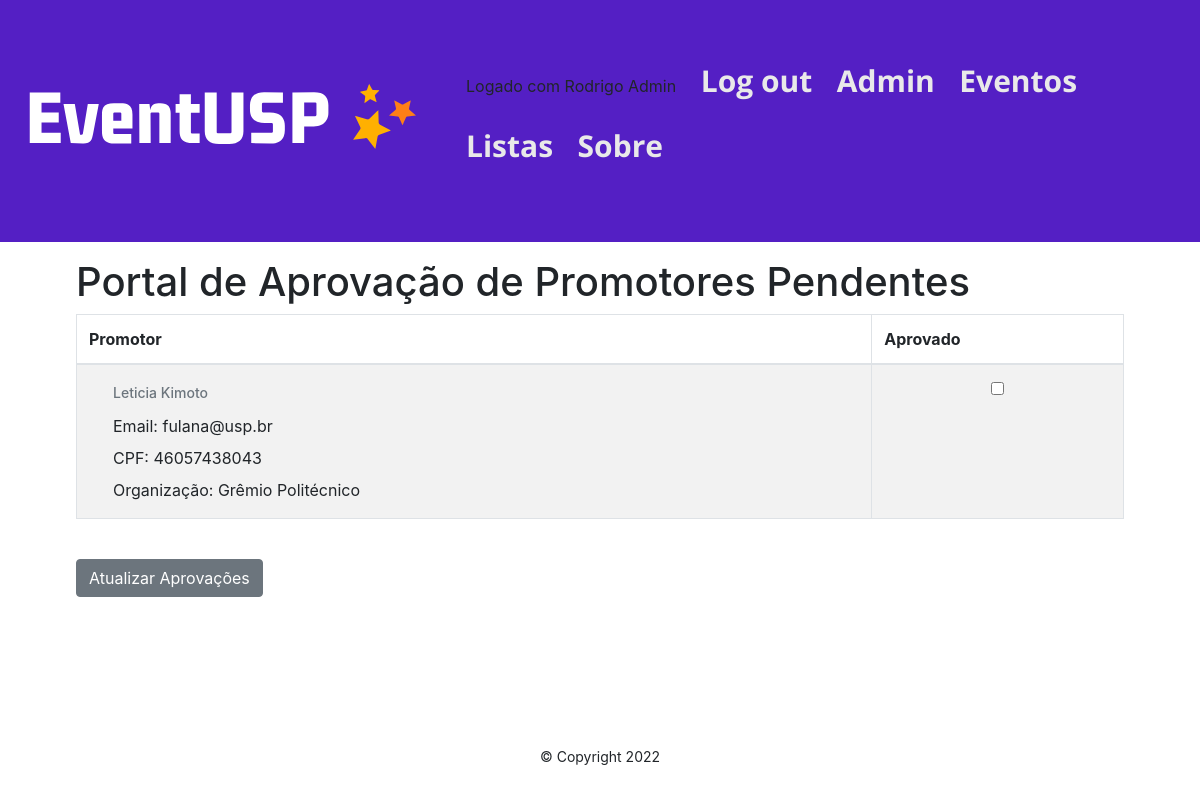
The app's page /accounts/admin_approval (signed in), older data.
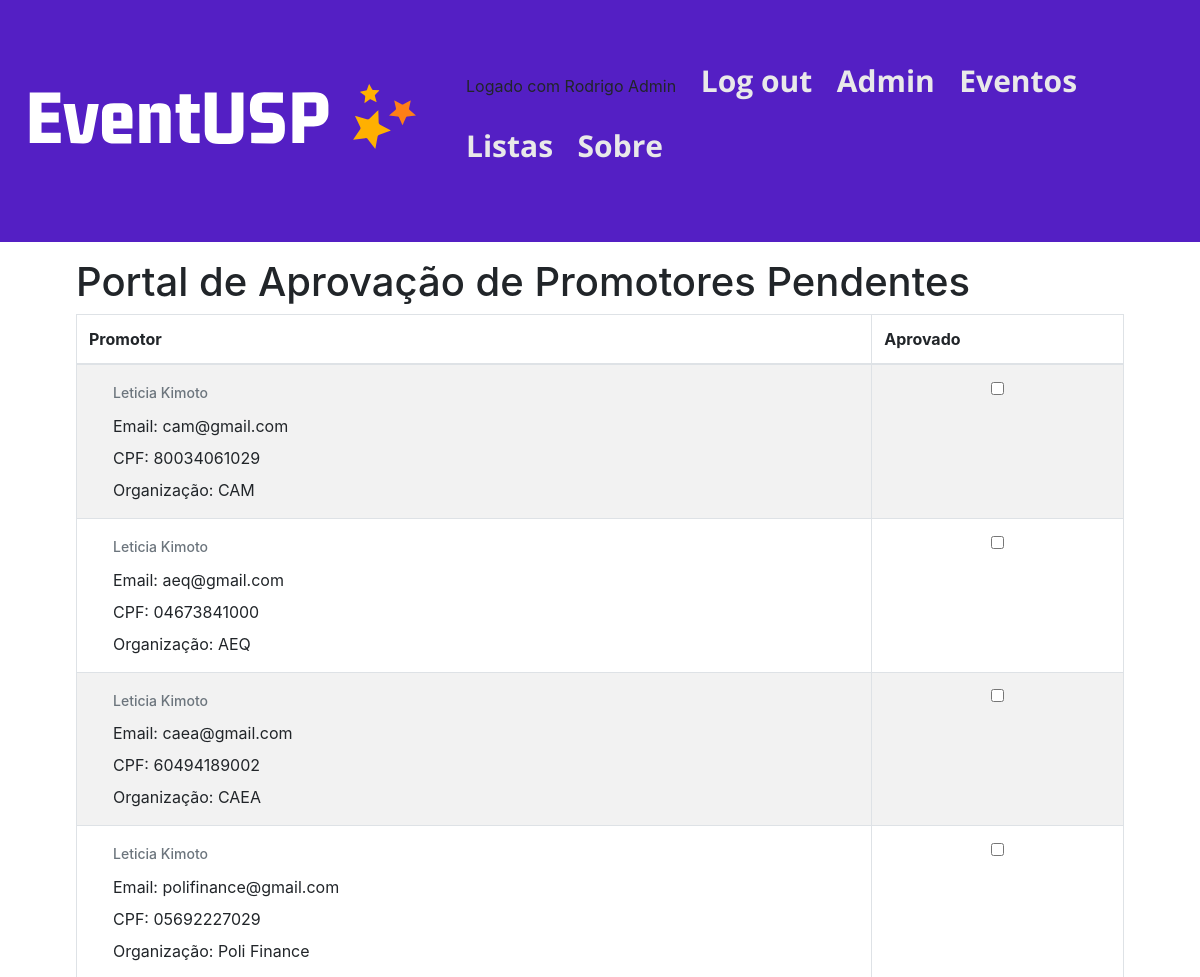
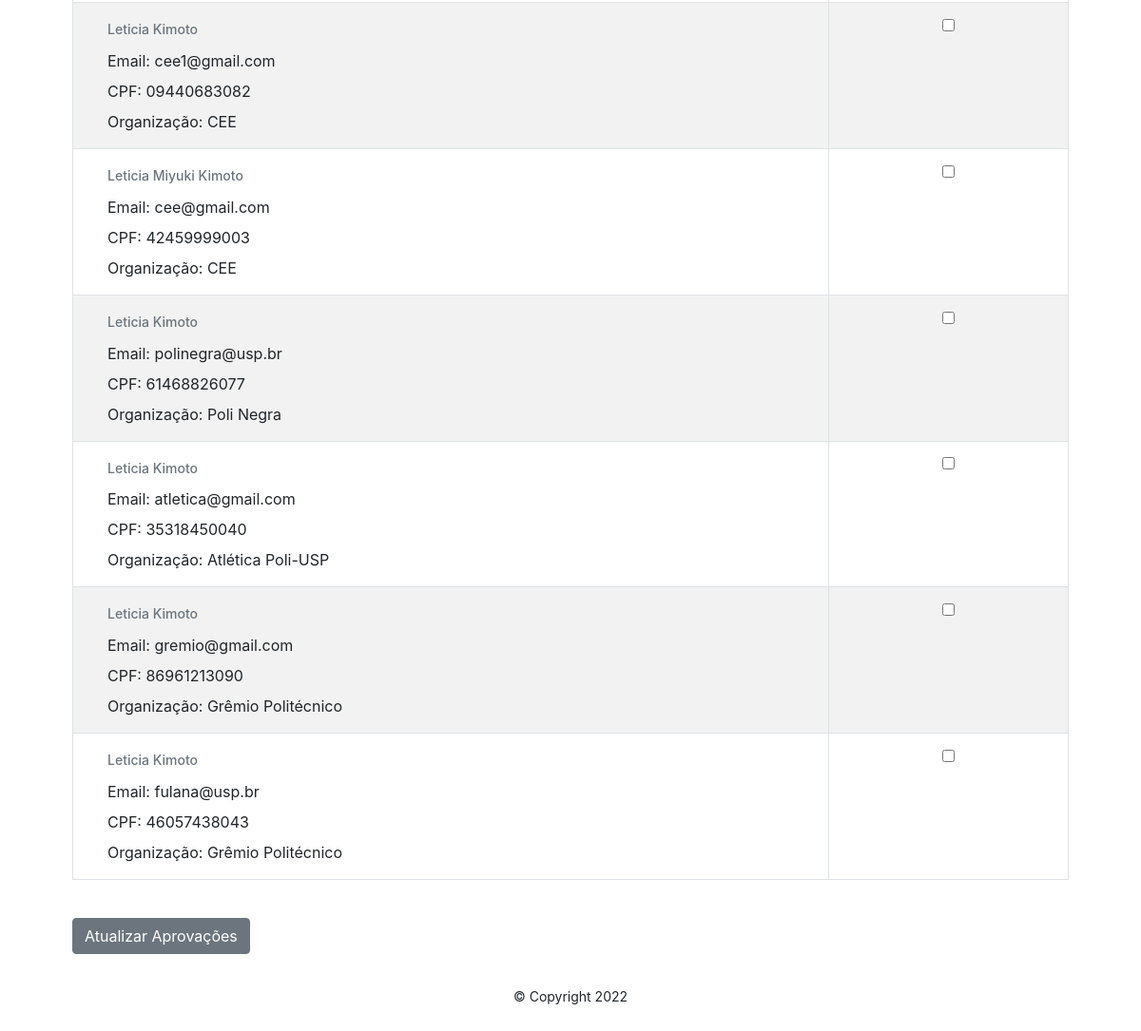
The same page, newer data (2 pictures, top to bottom).
### accounts/models.py (models this page shows)
class User(AbstractUser):
    first_name = models.CharField(_("first name"), max_length=150)
    last_name = models.CharField(_("last name"), max_length=150)
    email = models.EmailField(_('email address'), unique=True)
    cpf = models.CharField(_('CPF'), max_length=11, unique=True)

class Promotor(models.Model):
    user = models.OneToOneField(
            User,
            on_delete=models.CASCADE,
            primary_key=True,
        )
    organizacao = models.ForeignKey(
            Organizacao,
            on_delete=models.CASCADE,
        )
    approved = models.BooleanField(default=False)
    request_date = models.DateTimeField(auto_now=True)
    profile_photo = models.ImageField(null=True, blank=True, upload_to="images/")
    def __str__(self):
        return f'{self.user.first_name} {self.user.last_name}'

class Organizacao(models.Model):
    org = models.CharField(max_length=60)
    def __str__(self):
            return f'{self.org}'

### accounts/views.py (the view)
# urls.py: path('admin_approval', views.admin_approval, name='admin_approval'),
@user_passes_test(lambda u: u.is_superuser)
def admin_approval(request):
    promotor_list = Promotor.objects.filter(approved=False).order_by('-request_date')
    if request.method == "POST":
        id_list = request.POST.getlist('boxes')
        promotor_list.update(approved=False)
        for x in id_list:
            Promotor.objects.filter(pk=int(x)).update(approved=True)
            User.objects.get(pk=int(x)).groups.add(Group.objects.get(name='promotor'))
            User.objects.get(pk=int(x)).groups.remove(Group.objects.get(name='promotor_pendente'))
        return HttpResponseRedirect(reverse('admin_approval'))
    else:
        return render(request, 'accounts/admin_approval.html', {"promotor_list":promotor_list})

### accounts/templates/accounts/admin_approval.html (shortened to what this page needs)
{% extends 'base.html' %}
{% block content %}
<h1>Portal de Aprovação de Promotores Pendentes</h1>
<form action="" method=POST>
<table class="table table-striped table-hover table-bordered">
    <thead>
        <tr>
            <th scope="col">Promotor</th>
            <th scope="col">Aprovado</th>
        </tr>
    </thead>
    <tbody>
        {% for promotor in promotor_list %}
            <tr>
                <td>
                    <div class="dropdown">
                        <h6 class="dropdown-header">{{ promotor }}</h6>
                        <a class="dropdown-item" href="#">Email: {{ promotor.user.email }}</a>
                        <a class="dropdown-item" href="#">CPF: {{ promotor.user.cpf }}</a>
                        <a class="dropdown-item" href="#">Organização: {{ promotor.organizacao }}</a>
                    </div>
                </td>
                <td>
                    <div class="form-check">
                        <input class="form-check-input" type="checkbox"
                             value = {{promotor.user.id}} name="boxes">
                    </div>
                </td>
        {% endfor %}
    </tbody>
</table>
<br>
<button class="btn btn-secondary" type="submit">Atualizar Aprovações</button>
</form>
{% endblock content %}

### staticpages/templates/base.html (shortened to what this page needs)
{% load static %}
<!DOCTYPE html>
<html lang="en">
<head>
    <link rel="stylesheet" type="text/css" href="{% static 'style.css' %}">
    <link rel="stylesheet" href="https://cdn.jsdelivr.net/npm/bootstrap@4.6.2/dist/css/bootstrap.min.css">
</head>
<body>
    <header id="cabecalho-principal">
        <a href="{% url 'index_log' %}"> <img src="{% static 'logo.svg' %}"> </a>
        <nav id="navegacao-principal">
            <ul>
                {% if user.is_authenticated %}
                    <li> Logado com {{ user.first_name }} {{ user.last_name }} </li>
                    <li><a href="{% url 'logout' %}">Log out</a></li>
                        {% if user.is_superuser %}
                            <li><a href="{% url 'approvals' %}">Admin</a></li>
                        {% endif %}
                {% else %}
                    <li><a href="{% url 'login' %}">Log in</a></li>
                {% endif %}
                <li><a href="{% url 'events:index' %}">Eventos</a></li>
                <li><a href="{% url 'events:lists' %}">Listas</a></li>
                <li><a href="{% url 'about' %}">Sobre</a></li>
            </ul>
        </nav>
    </header>
    <main id="conteiner-principal">
        {% block content %}
        {% endblock content %}
    </main>
    <footer id="rodape-principal">
        <p>
            <small>&copy Copyright 2022</small>
        </p>
    </footer>
</body>
</html>

### static/style.css (style rules this page uses)
:root { --primary-color: #000000; --secondary-color: #FF7F17; --tertiary-color: #f44d27; --secondary-color-light: #FFB001; --tertiary-color-light: #ff6d28; --bg-color: #fff; --secondary-bg-color: #e9e9e9; --color-shadow: #f4f4f4; font-family: Inter, sans-serif; font-size: 16px; line-height: 1.5em; }
* { box-sizing: border-box; }
html, body { height: 100%; }
header#cabecalho-principal { margin: 0 auto; width: 100%; padding: 3rem 1rem; background-color: #541FC4; display: flex; justify-content: space-between; align-items: center; }
li a { font-family: "Open Sans", medium; font-size: 30px; color: var(--secondary-bg-color); font-weight: bold; text-decoration: none; }
body { font-family: "Open Sans", medium; display: flex; flex-direction: column; }
nav#navegacao-principal li { display: inline-block; padding: 10px; }
main#conteiner-principal { margin: 0 auto; width: 100%; max-width: 1080px; padding: 1rem 1rem; flex-grow: 1; }
footer#rodape-principal { display: flex; flex-direction: column; justify-content: center; align-items: center; padding: 1rem 1rem; }
a { color: var(--secondary-color); text-decoration: none; }
input { display: block; width: 100%; max-width: 560px; border: 1px solid var(--secondary-bg-color); border-radius: 5px; margin-bottom: 1rem; padding: 0.4rem 0.8rem; }
button { font-family: "Open Sans", medium; background-color: var(--secondary-color); border: 2px solid var(--secondary-color); color: var(--bg-color); border-radius: 5px; display: inline-block; font-size: medium; font-weight: bold; margin: 0.5rem 0; padding: 1rem 2rem; }

Row changes from the older to the newer data that the page shows:
added Promotor: user_id.last_name "Leticia Kimoto", user.email "cam@gmail.com", user.cpf "80034061029", organizacao "CAM"
added Promotor: user_id.last_name "Leticia Kimoto", user.email "aeq@gmail.com", user.cpf "04673841000", organizacao "AEQ"
added Promotor: user_id.last_name "Leticia Kimoto", user.email "caea@gmail.com", user.cpf "60494189002", organizacao "CAEA"
added Promotor: user_id.last_name "Leticia Kimoto", user.email "polifinance@gmail.com", user.cpf "05692227029", organizacao "Poli Finance"
added Promotor: user_id.last_name "Leticia Kimoto", user.email "cee1@gmail.com", user.cpf "09440683082", organizacao "CEE"
added Promotor: user_id.last_name "Leticia Miyuki Kimoto", user.email "cee@gmail.com", user.cpf "42459999003", organizacao "CEE"
added Promotor: user_id.last_name "Leticia Kimoto", user.email "polinegra@usp.br", user.cpf "61468826077", organizacao "Poli Negra"
added Promotor: user_id.last_name "Leticia Kimoto", user.email "atletica@gmail.com", user.cpf "35318450040", organizacao "Atlética Poli-USP"
added Promotor: user_id.last_name "Leticia Kimoto", user.email "gremio@gmail.com", user.cpf "86961213090", organizacao "Grêmio Politécnico"
